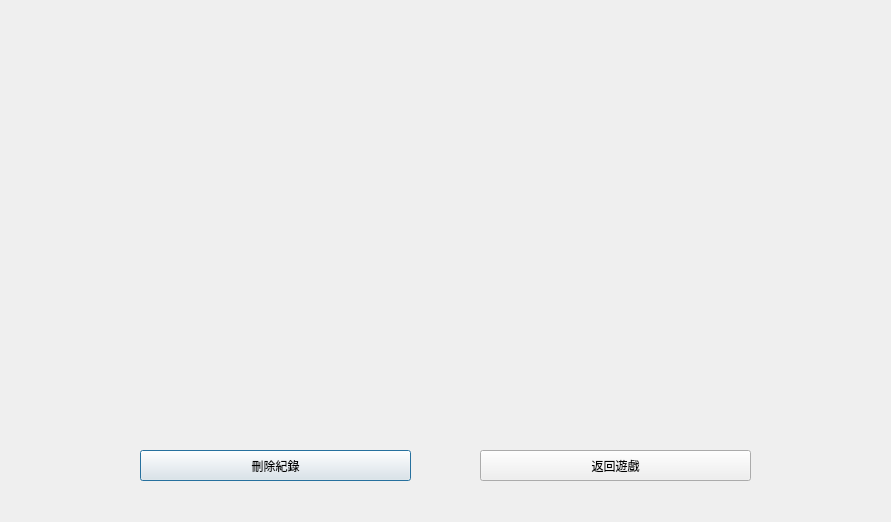
<?xml version="1.0" encoding="UTF-8"?>
<ui version="4.0">
 <class>Dialog</class>
 <widget class="QDialog" name="Dialog">
  <property name="geometry">
   <rect>
    <x>0</x>
    <y>0</y>
    <width>891</width>
    <height>522</height>
   </rect>
  </property>
  <property name="windowTitle">
   <string>Dialog</string>
  </property>
  <widget class="QWidget" name="verticalWidget" native="true">
   <property name="geometry">
    <rect>
     <x>60</x>
     <y>30</y>
     <width>791</width>
     <height>391</height>
    </rect>
   </property>
   <layout class="QVBoxLayout" name="verticalLayout">
    <item>
     <widget class="QWidget" name="verticalWidget" native="true">
      <layout class="QVBoxLayout" name="verticalLayout_2"/>
     </widget>
    </item>
   </layout>
  </widget>
  <widget class="QPushButton" name="pushButton">
   <property name="geometry">
    <rect>
     <x>140</x>
     <y>450</y>
     <width>271</width>
     <height>31</height>
    </rect>
   </property>
   <property name="text">
    <string>刪除紀錄</string>
   </property>
  </widget>
  <widget class="QPushButton" name="pushButton_2">
   <property name="geometry">
    <rect>
     <x>480</x>
     <y>450</y>
     <width>271</width>
     <height>31</height>
    </rect>
   </property>
   <property name="text">
    <string>返回遊戲</string>
   </property>
  </widget>
 </widget>
 <resources/>
 <connections/>
</ui>
